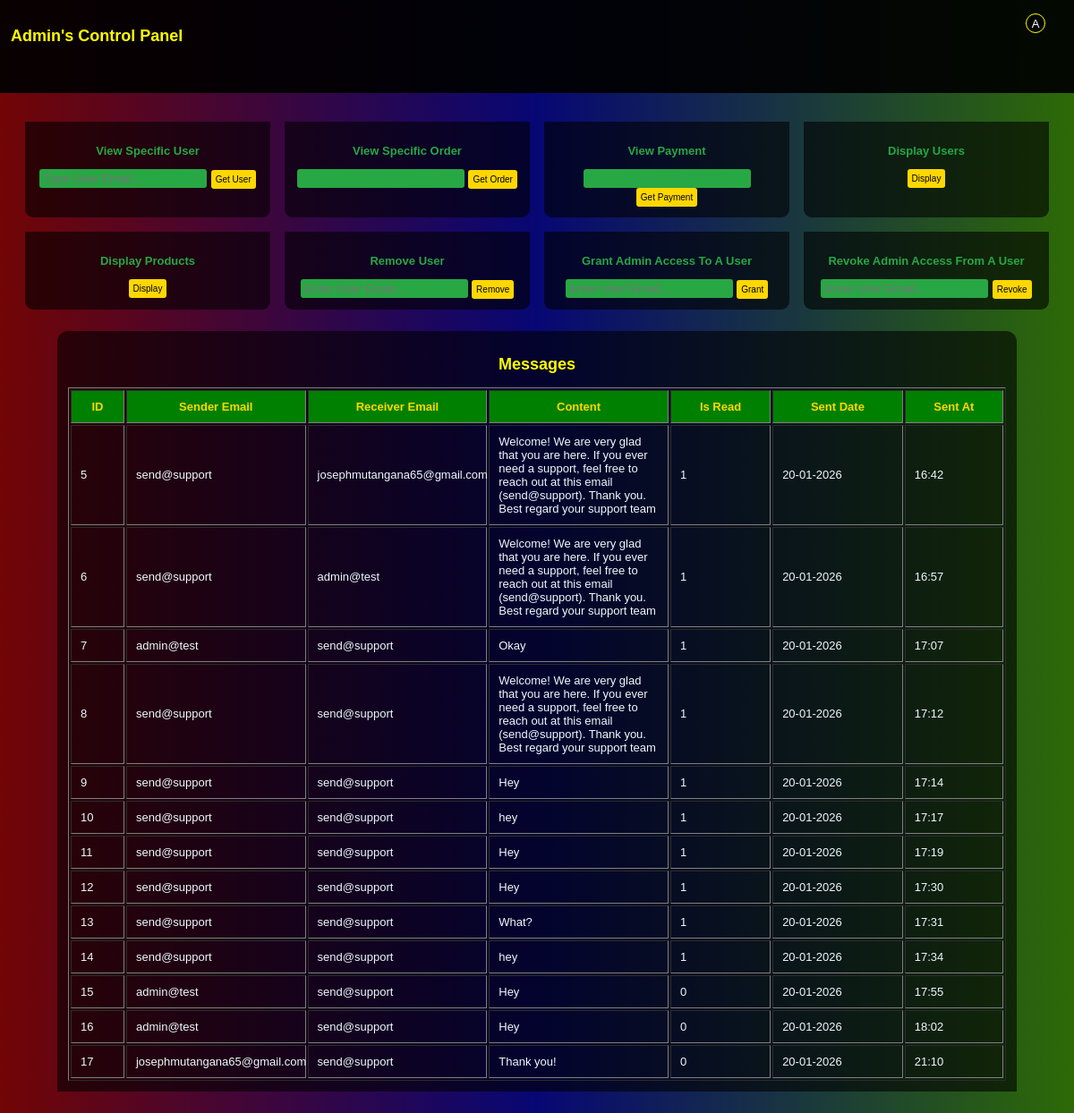
Page /admin/display/messages (signed in) on the earlier database version.
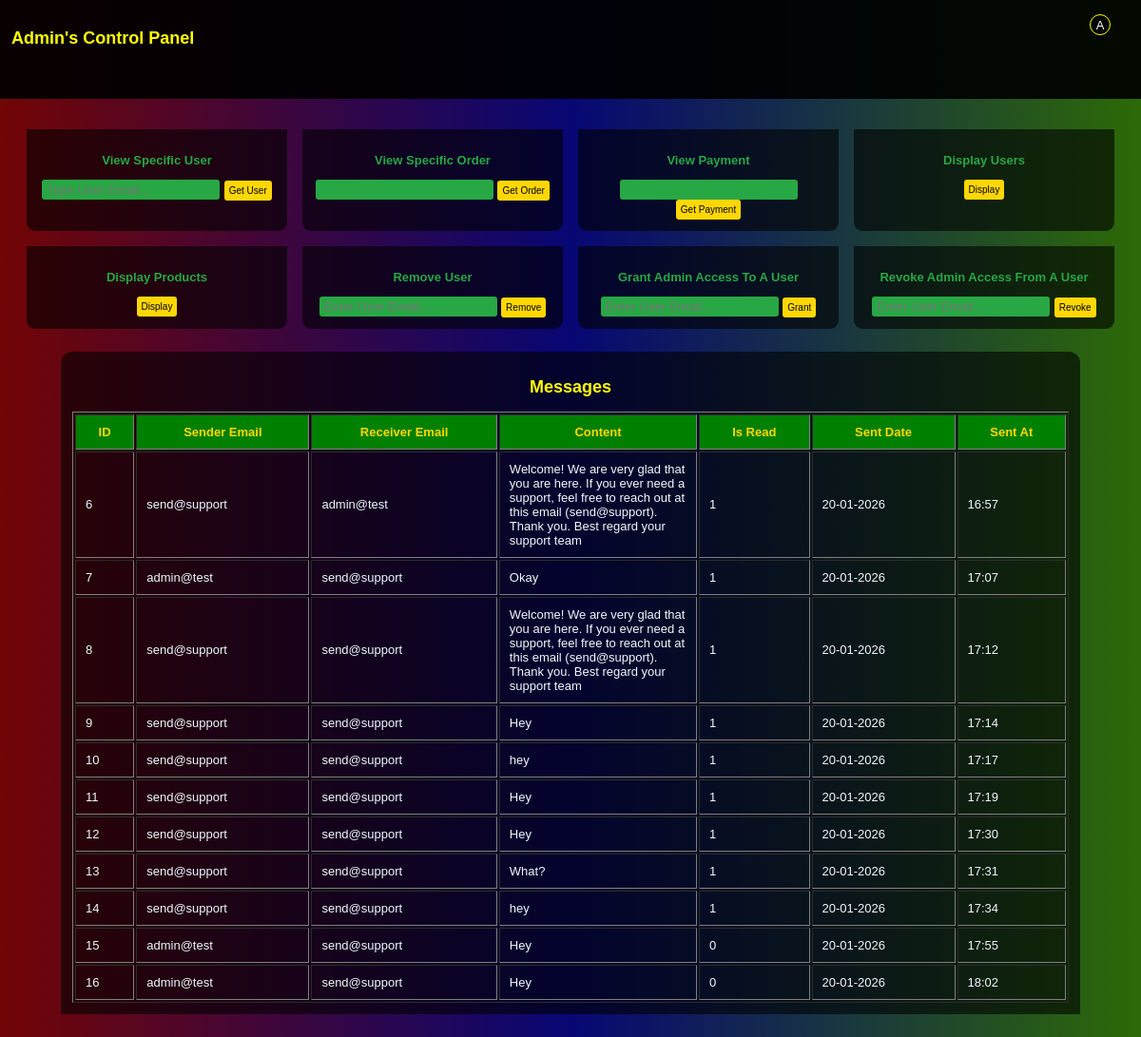
Same page on the later database version.
### tables this page shows
CREATE TABLE message(
         id integer primary key autoincrement,
         sender_email not null,
         receiver_email not null,
         content text not null,
         is_read integer not null default 0,
         sent_date timestamp not null,
         sent_at timestamp not null
         
    );

### app.py (the view)
@app.route("/admin/display/messages/", methods=["GET", "POST"])
@app.route("/admin/display/messages", methods=["GET", "POST"])
def get_messages():
    if "user_id" in session and session.get("user_role") == "Admin":
        conn = get_database()
        cursor = conn.cursor()
        cursor.execute("SELECT * FROM message")
        messages = cursor.fetchall()
        conn.close()
        view_message="Messages"
        if messages:
            return render_template("admin.html", logged_in=True, messages=messages, view_message=view_message, letter=session["user_name"][0].upper(), name = session["user_name"],role=session["user_role"])
        else:
            flash("No Messages", "warning")
            return redirect(url_for("admin"))
    else:
        return redirect(url_for("admin_login"))

### app.py (called while the page is built)
def get_database():
    conn = sqlite3.connect("app.db")
    conn.row_factory = sqlite3.Row
    conn.execute("PRAGMA foreign_keys = ON;")
    return conn

### templates/admin.html (shortened to what this page needs)
<!DOCTYPE html>
<html lang="en">
<head>
    <link rel="stylesheet" href="{{url_for('static', filename='style.css')}}">
</head>
<body id="admin_page">
    <section class="admin_panel">
        <section class="admin_header">
            <h1>Admin's Control Panel</h1>
            <div class="nav">
                <div class="profile">
                    {% if logged_in %}
                    <div class="circle" id="circle" style="background-color: rgb(0,0,0,0.6); border: 1px solid yellow;">
                        <p>{{letter}}</p>
                    </div>
                    {% endif %}
                </div>
        </section>
        <section class="control">
            <div class="box" id="search_user">
                <h1>View Specific User</h1>
                <form action="/admin/user" method="POST">
                    <input type="search" name="email" placeholder="Type User Email..." required>
                    <button>Get User</button>
                </form>
            </div>
            <div class="box" id="view_order">
                <h1>View Specific Order</h1>
                <form action="/view_order" method="post">
                    <input type="search" name="view_order" required>
                    <button>Get Order</button>
                </form>
            </div>
            <div class="box" id="payements">
                <h1>View Payment</h1>
                <form action="/view_payment" method="post">
                    <input type="search" name="view_payment" required>
                    <button>Get Payment</button>
                </form>
            </div>
            <div class="box" id="all_users">
                <h1>Display Users</h1>
                <form action="/admin/display/users" method="post">
                    <button>Display</button>
                </form>
            </div>
            <div class="box" id="all_products">
                <h1>Display Products</h1>
                <form action="/admin/display/products" method="post">
                    <button>Display</button>
                </form>
            </div>
            <div class="box">
                <h1>Remove User</h1>
                <form action="/admin/remove/user" method="post">
                    <input type="email" name="email" id="" required placeholder="Enter User Email...">
                    <button>Remove</button>
                </form>
            </div>
            <div class="box">
                <h1>Grant Admin Access To A User</h1>
                <form action="/admin/grant/admin/access" method="post">
                    <input type="email" name="email" id="" required placeholder="Enter User Email...">
                    <button>Grant</button>
                </form>
            </div>
            <div class="box">
                <h1>Revoke Admin Access From A User</h1>
                <form action="/admin/revoke/admin/access" method="post">
                    <input type="email" name="email" id="" required placeholder="Enter User Email...">
                    <button>Revoke</button>
                </form>
            </div>
        </section>
            {% if messages %}
            <div class="admin_table">
                <h1>{{view_message}}</h1>
                <table border="1" cellpadding="10">
                    <tr>
                        <th>ID</th>
                        <th>Sender Email</th>
                        <th>Receiver Email</th>
                        <th>Content</th>
                        <th>Is Read</th>
                        <th>Sent Date</th>
                        <th>Sent At</th>
                    </tr>
                    {% for message in messages %}
                    <tr>
                        <td>{{ message.id }}</td>
                        <td>{{ message.sender_email }}</td>
                        <td>{{ message.receiver_email }}</td>
                        <td>{{ message.content }}</td>
                        <td>{{ message['is_read'] }}</td>
                        <td>{{ message.sent_date }}</td>
                        <td>{{ message.sent_at }}</td>
                    </tr>
                    {% endfor %}
                </table>
                {% endif %}
                    </div>
    </section>
</body>
</html>

### static/style.css (style rules this page uses)
body { margin: 0; padding: 0; font-weight: lighter; font-family: Arial, Helvetica, sans-serif; }
h1 { font-size: small; }
.header .nav .profile .circle, .admin_header .nav .profile .circle { position: absolute; right: 2rem; top: 15px; width: 20px; height: 20px; border-radius: 50%; display: flex; justify-content: center; align-items: center; }
.header .nav .profile .circle p, .admin_header .nav .profile .circle p { color: white; font-size: small; position: relative; }
input, button { border: none; outline: none; padding: 3px; border-radius: 3px; }
#admin_page { background: linear-gradient(90deg, rgb(114, 5, 5), rgb(7, 7, 116), rgb(45, 106, 6)); }
.admin_header { height: 10vh; padding: 12px; position: sticky; top: 0; background-color: rgba(0, 0, 0, 0.922); }
.admin_header h1 { color: yellow; font-size: large; }
.control { padding-top: 2rem; display: flex; justify-content: center; gap: 1rem; margin: 0 auto; flex-wrap: wrap; }
.control .box { width: auto; padding: 12px; background-color: rgba(0, 0, 0, 0.6); border-radius: 0 0 9px 9px; width: 250px; text-align: center; }
.control .box h1 { color: #28a745; }
#admin_page button { border: none; background-color: gold; padding: 5px 5px; font-size: x-small; }
.control .box input { border: none; background-color: #28a745; padding: 3px 5px; outline: none; color: white; }
.admin_table { justify-content: center; display: flex; flex-direction: column; border-radius: 12px 12px 0 0; padding: 12px; margin: 24px 64px; color: aliceblue; text-align: center; background-color: rgb(0, 0, 0, 0.6); }
.admin_table h1 { color: yellow; font-size: large; }
.admin_table table th { background-color: green; color: gold; font-size: small; }
.admin_table table td { font-size: small; text-align: left; color: aliceblue; max-width: 100px; }

Differences in the rows shown:
removed message: id "5", sender_email "send@support", receiver_email "josephmutangana65@gmail.com", content "Welcome! We are very glad that you are here. If you ever need a support, feel free to reach out at this email (send@support). Thank you. Best regard your support team", is_read "1", sent_date "20-01-2026", sent_at "16:42"
removed message: id "17", sender_email "josephmutangana65@gmail.com", receiver_email "send@support", content "Thank you!", is_read "0", sent_date "20-01-2026", sent_at "21:10"
